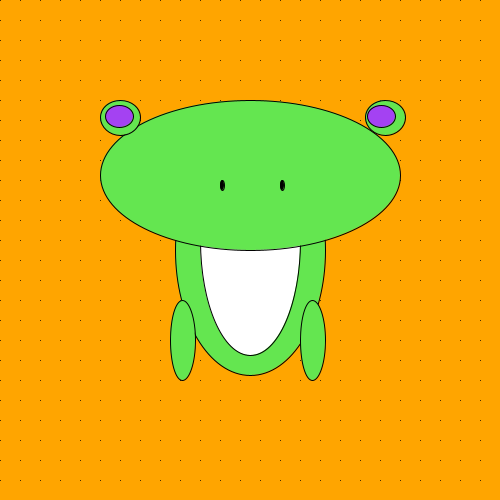
Frame 1 (no input)
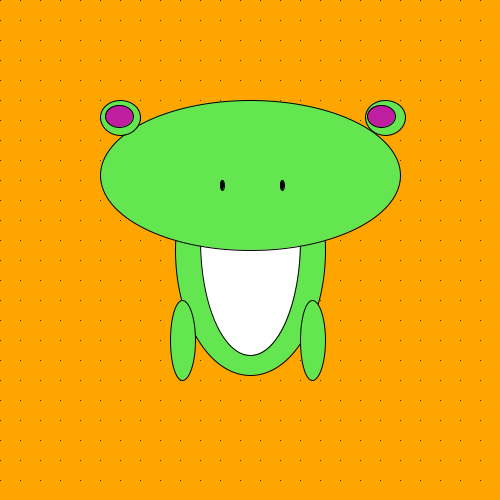
Frame 60 (the mouse pressed at the canvas centre just before this capture)
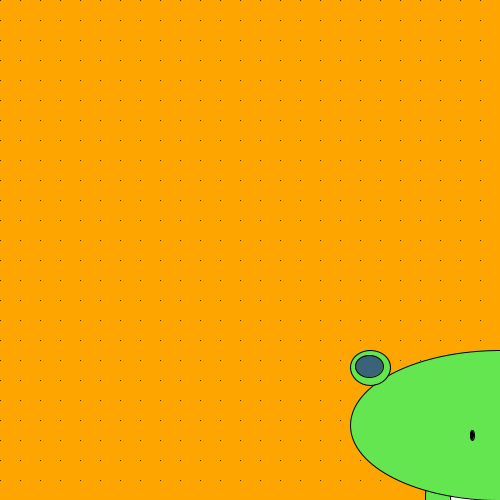
Frame 120 (the mouse held since frame 60 and released just before this capture)

The Processing sketch that drew these frames (run headless with seeded random() and noise(); from frame 60 on, the mouse is pressed at the canvas centre):

// Processing sketch: processing_23795
// ── processing_23795.pde

float r;
float g;
float b;


void setup(){
background(255,165,0);
size(500,500);
for(int x=0; x<500; x = x+20){
 for(int y=0; y<500; y = y+20){
  point(x,y);
}
}
}

void draw(){
  
background(255,165,0);  
stroke(0);
for(int x=0; x<500; x = x+20){
 for(int y=0; y<500; y = y+20){
  point(x,y);
}
}
//body
fill(100,230,80);
ellipseMode(CENTER);
ellipse(250+mouseX,250+mouseY,150,250);

fill(255);
ellipse(250+mouseX,240+mouseY,100,230);

//legs
fill(100,230,80);
ellipseMode(CORNER);
ellipse(170+mouseX,300+mouseY,25,80);
ellipse(300+mouseX,300+mouseY,25,80);


//head
fill(100,230,80);
ellipseMode(CORNER);
ellipse(100+mouseX,100+mouseY,300,150);

fill(0);
ellipse(220+mouseX,180+mouseY,4,10);
ellipse(280+mouseX,180+mouseY,4,10);

//eye
fill(100,230,80);
ellipseMode(CORNER);
ellipse(100+mouseX,100+mouseY,40,35);
ellipse(365+mouseX,100+mouseY,40,35);

r=random(0,255);
g=random(0,255);
b=random(0,255);
fill(r,g,b);
ellipse(105+mouseX,105+mouseY,28,22);
ellipse(367+mouseX,105+mouseY,28,22);

}
